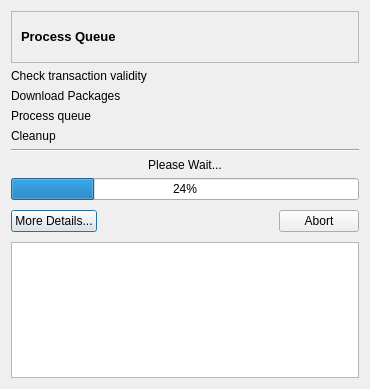
<ui version="4.0" >
 <class>transactionDialog</class>
 <widget class="QDialog" name="transactionDialog" >
  <property name="geometry" >
   <rect>
    <x>0</x>
    <y>0</y>
    <width>370</width>
    <height>389</height>
   </rect>
  </property>
  <property name="windowTitle" >
   <string>Processing Queue...</string>
  </property>
  <property name="windowIcon" >
   <iconset resource="shaman.qrc" >
    <normaloff>:/Icons/icons/shaman/animation_source/anim06.png</normaloff>:/Icons/icons/shaman/animation_source/anim06.png</iconset>
  </property>
  <layout class="QGridLayout" >
   <item row="1" column="0" >
    <layout class="QGridLayout" >
     <item row="1" column="3" >
      <widget class="QLabel" name="checkTransaction" >
       <property name="text" >
        <string>Check transaction validity</string>
       </property>
      </widget>
     </item>
     <item row="2" column="3" >
      <widget class="QLabel" name="downloadPackages" >
       <property name="text" >
        <string>Download Packages</string>
       </property>
      </widget>
     </item>
     <item row="3" column="3" >
      <widget class="QLabel" name="processingQueue" >
       <property name="text" >
        <string>Process queue</string>
       </property>
      </widget>
     </item>
     <item row="4" column="3" >
      <widget class="QLabel" name="cleaningUp" >
       <property name="text" >
        <string>Cleanup</string>
       </property>
      </widget>
     </item>
     <item row="1" column="4" >
      <widget class="QLabel" name="transLabel" >
       <property name="sizePolicy" >
        <sizepolicy vsizetype="Fixed" hsizetype="Fixed" >
         <horstretch>0</horstretch>
         <verstretch>0</verstretch>
        </sizepolicy>
       </property>
       <property name="text" >
        <string/>
       </property>
       <property name="pixmap" >
        <pixmap resource="shaman.qrc" >:/Icons/icons/view-history.png</pixmap>
       </property>
       <property name="scaledContents" >
        <bool>true</bool>
       </property>
      </widget>
     </item>
     <item row="3" column="4" >
      <widget class="QLabel" name="processLabel" >
       <property name="sizePolicy" >
        <sizepolicy vsizetype="Fixed" hsizetype="Fixed" >
         <horstretch>0</horstretch>
         <verstretch>0</verstretch>
        </sizepolicy>
       </property>
       <property name="text" >
        <string/>
       </property>
       <property name="pixmap" >
        <pixmap resource="shaman.qrc" >:/Icons/icons/view-history.png</pixmap>
       </property>
       <property name="scaledContents" >
        <bool>true</bool>
       </property>
      </widget>
     </item>
     <item row="4" column="4" >
      <widget class="QLabel" name="cleanUpLabel" >
       <property name="sizePolicy" >
        <sizepolicy vsizetype="Fixed" hsizetype="Fixed" >
         <horstretch>0</horstretch>
         <verstretch>0</verstretch>
        </sizepolicy>
       </property>
       <property name="text" >
        <string/>
       </property>
       <property name="pixmap" >
        <pixmap resource="shaman.qrc" >:/Icons/icons/view-history.png</pixmap>
       </property>
       <property name="scaledContents" >
        <bool>true</bool>
       </property>
      </widget>
     </item>
     <item row="2" column="4" >
      <widget class="QLabel" name="dlLabel" >
       <property name="text" >
        <string/>
       </property>
       <property name="pixmap" >
        <pixmap resource="shaman.qrc" >:/Icons/icons/view-history.png</pixmap>
       </property>
      </widget>
     </item>
    </layout>
   </item>
   <item row="2" column="0" >
    <widget class="Line" name="line" >
     <property name="orientation" >
      <enum>Qt::Horizontal</enum>
     </property>
    </widget>
   </item>
   <item row="4" column="0" >
    <widget class="QProgressBar" name="progressBar" >
     <property name="value" >
      <number>24</number>
     </property>
    </widget>
   </item>
   <item row="5" column="0" >
    <layout class="QHBoxLayout" >
     <item>
      <widget class="QPushButton" name="showDetails" >
       <property name="text" >
        <string>More Details...</string>
       </property>
       <property name="icon" >
        <iconset resource="shaman.qrc" >
         <normaloff>:/Icons/icons/help-about.png</normaloff>:/Icons/icons/help-about.png</iconset>
       </property>
       <property name="checkable" >
        <bool>true</bool>
       </property>
       <property name="checked" >
        <bool>false</bool>
       </property>
      </widget>
     </item>
     <item>
      <spacer>
       <property name="orientation" >
        <enum>Qt::Horizontal</enum>
       </property>
       <property name="sizeHint" stdset="0" >
        <size>
         <width>71</width>
         <height>30</height>
        </size>
       </property>
      </spacer>
     </item>
     <item>
      <widget class="QPushButton" name="abortTr" >
       <property name="text" >
        <string>Abort</string>
       </property>
       <property name="icon" >
        <iconset resource="shaman.qrc" >
         <normaloff>:/Icons/icons/dialog-cancel.png</normaloff>:/Icons/icons/dialog-cancel.png</iconset>
       </property>
      </widget>
     </item>
    </layout>
   </item>
   <item row="3" column="0" >
    <widget class="QLabel" name="actionDetail" >
     <property name="sizePolicy" >
      <sizepolicy vsizetype="Maximum" hsizetype="Preferred" >
       <horstretch>0</horstretch>
       <verstretch>0</verstretch>
      </sizepolicy>
     </property>
     <property name="text" >
      <string>Please Wait...</string>
     </property>
     <property name="scaledContents" >
      <bool>true</bool>
     </property>
     <property name="alignment" >
      <set>Qt::AlignCenter</set>
     </property>
     <property name="wordWrap" >
      <bool>true</bool>
     </property>
    </widget>
   </item>
   <item row="0" column="0" >
    <widget class="QFrame" name="frame" >
     <property name="sizePolicy" >
      <sizepolicy vsizetype="Maximum" hsizetype="Minimum" >
       <horstretch>0</horstretch>
       <verstretch>0</verstretch>
      </sizepolicy>
     </property>
     <property name="frameShape" >
      <enum>QFrame::StyledPanel</enum>
     </property>
     <property name="frameShadow" >
      <enum>QFrame::Sunken</enum>
     </property>
     <layout class="QGridLayout" >
      <item row="0" column="0" >
       <widget class="QLabel" name="label_5" >
        <property name="text" >
         <string>&lt;html>&lt;head>&lt;meta name="qrichtext" content="1" />&lt;style type="text/css">
p, li { white-space: pre-wrap; }
&lt;/style>&lt;/head>&lt;body style=" font-family:'Sans Serif'; font-size:10pt; font-weight:400; font-style:normal;">
&lt;p style=" margin-top:0px; margin-bottom:0px; margin-left:0px; margin-right:0px; -qt-block-indent:0; text-indent:0px;">&lt;span style=" font-weight:600;">Process Queue&lt;/span>&lt;/p>&lt;/body>&lt;/html></string>
        </property>
       </widget>
      </item>
      <item row="0" column="1" >
       <widget class="QLabel" name="label_6" >
        <property name="sizePolicy" >
         <sizepolicy vsizetype="Maximum" hsizetype="Maximum" >
          <horstretch>0</horstretch>
          <verstretch>0</verstretch>
         </sizepolicy>
        </property>
        <property name="minimumSize" >
         <size>
          <width>32</width>
          <height>32</height>
         </size>
        </property>
        <property name="maximumSize" >
         <size>
          <width>32</width>
          <height>32</height>
         </size>
        </property>
        <property name="text" >
         <string/>
        </property>
        <property name="pixmap" >
         <pixmap resource="shaman.qrc" >:/Icons/icons/edit-redo.png</pixmap>
        </property>
        <property name="scaledContents" >
         <bool>true</bool>
        </property>
       </widget>
      </item>
     </layout>
    </widget>
   </item>
   <item row="6" column="0" >
    <widget class="QTextEdit" name="textEdit" >
     <property name="enabled" >
      <bool>true</bool>
     </property>
    </widget>
   </item>
  </layout>
 </widget>
 <resources>
  <include location="shaman.qrc" />
 </resources>
 <connections/>
</ui>
